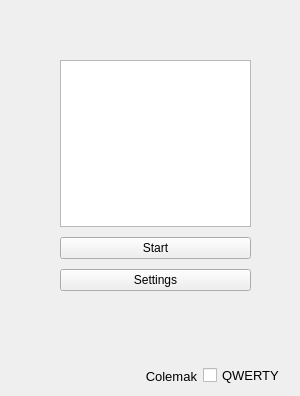
<?xml version="1.0" encoding="UTF-8"?>
<ui version="4.0">
 <class>StartWindow</class>
 <widget class="QMainWindow" name="StartWindow">
  <property name="geometry">
   <rect>
    <x>0</x>
    <y>0</y>
    <width>300</width>
    <height>396</height>
   </rect>
  </property>
  <property name="windowTitle">
   <string>StartWindow</string>
  </property>
  <widget class="QWidget" name="centralwidget">
   <widget class="QWidget" name="verticalLayoutWidget">
    <property name="geometry">
     <rect>
      <x>60</x>
      <y>60</y>
      <width>191</width>
      <height>231</height>
     </rect>
    </property>
    <layout class="QVBoxLayout" name="verticalLayout" stretch="0,0,0">
     <property name="spacing">
      <number>10</number>
     </property>
     <property name="sizeConstraint">
      <enum>QLayout::SetDefaultConstraint</enum>
     </property>
     <property name="topMargin">
      <number>0</number>
     </property>
     <item>
      <widget class="QGraphicsView" name="graphicsView">
       <property name="contextMenuPolicy">
        <enum>Qt::DefaultContextMenu</enum>
       </property>
      </widget>
     </item>
     <item>
      <widget class="QPushButton" name="startButton">
       <property name="text">
        <string>Start</string>
       </property>
      </widget>
     </item>
     <item>
      <widget class="QPushButton" name="settingsButton">
       <property name="text">
        <string>Settings</string>
       </property>
      </widget>
     </item>
    </layout>
   </widget>
   <widget class="QWidget" name="horizontalLayoutWidget">
    <property name="geometry">
     <rect>
      <x>130</x>
      <y>360</y>
      <width>161</width>
      <height>32</height>
     </rect>
    </property>
    <layout class="QHBoxLayout" name="horizontalLayout">
     <property name="rightMargin">
      <number>6</number>
     </property>
     <item>
      <widget class="QLabel" name="label">
       <property name="styleSheet">
        <string notr="true">QLabel {
	font-size: 13px;
}</string>
       </property>
       <property name="text">
        <string>Colemak</string>
       </property>
       <property name="alignment">
        <set>Qt::AlignRight|Qt::AlignTrailing|Qt::AlignVCenter</set>
       </property>
      </widget>
     </item>
     <item>
      <widget class="QCheckBox" name="checkBox">
       <property name="styleSheet">
        <string notr="true">QCheckBox::indicator:unchecked {
        image: url(images/switch_off.png);
        width: 30px;
        height: 30px;
    }
    QCheckBox::indicator:checked {
        image: url(images/switch_on.png);
        width: 30px;
        height: 30px;
    }
QCheckBox {
	font-size: 13px;
}</string>
       </property>
       <property name="text">
        <string>QWERTY</string>
       </property>
       <property name="autoRepeatDelay">
        <number>300</number>
       </property>
      </widget>
     </item>
    </layout>
   </widget>
  </widget>
 </widget>
 <resources/>
 <connections/>
</ui>
